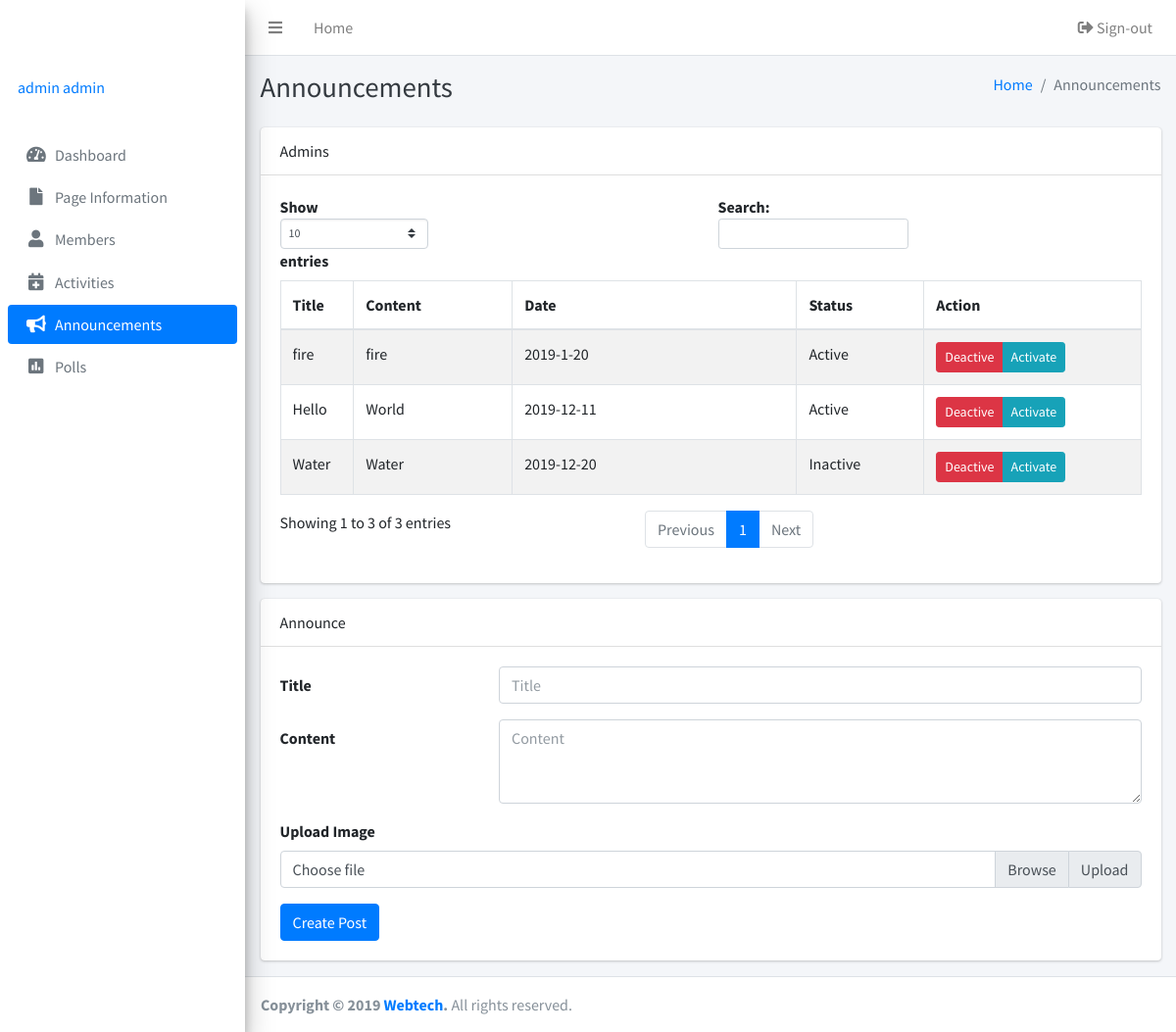
/admins/announcements.php (signed in), run on an earlier commit of the app's database.
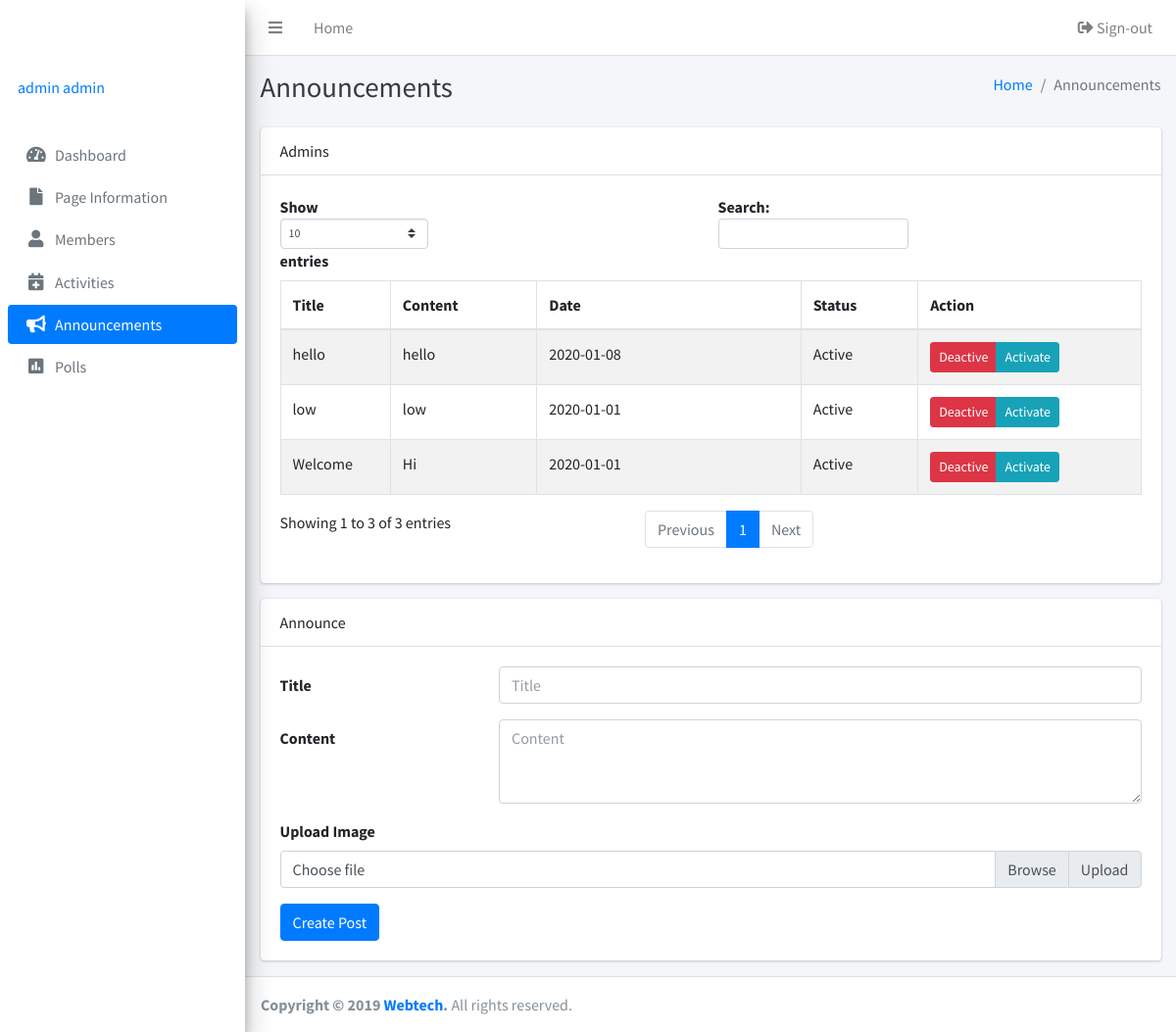
And on a later commit of the database.
### tables this page shows
CREATE TABLE IF NOT EXISTS `post` (
  `id` int(255) NOT NULL AUTO_INCREMENT,
  `title` varchar(255) NOT NULL,
  `content` longtext NOT NULL,
  `date` varchar(255) NOT NULL,
  `status` enum('Active','Inactive') NOT NULL,
  `image` text,
  PRIMARY KEY (`id`)
);

### admins/announcements.php (the view, shortened to what this page needs)
<?php
  include 'inc/header.php';
  include 'inc/db.php';
 ?>
<body class="hold-transition sidebar-mini">
<div class="wrapper">
<?php include 'inc/navbar.php'; ?>
  <div class="content-wrapper">
    <div class="content-header">
      <div class="container-fluid">
        <div class="row mb-2">
          <div class="col-sm-6">
            <h1 class="m-0 text-dark">Announcements</h1>
          </div>
          <div class="col-sm-6">
            <ol class="breadcrumb float-sm-right">
              <li class="breadcrumb-item"><a href="#">Home</a></li>
              <li class="breadcrumb-item active">Announcements</li>
            </ol>
          </div>
        </div>
      </div>
    </div>
    <div class="content">
      <div class="container-fluid">
         <div class="row">
          <div class="col-12">
            <div class="card">
              <div class="card-header">
               Admins
              </div>
              <div class="card-body">
                <table class="table table-bordered table-striped display">
                  <thead>
                  <tr>
                    <th width="50">Title</th>
                    <th width="120">Content</th>
                    <th width="200">Date</th>
                    <th width="100">Status</th>
                    <th width="100">Action</th>
                  </tr>
                  </thead>
                  <tbody>
                  <?php
                  $sql = mysqli_query($db, "SELECT * FROM post");
                  while ($row = mysqli_fetch_array($sql)) {
                        ?>
                  <tr>
                    <td><?php echo $row['title'];?></td>
                    <td><?php echo $row['content'];?></td>
                    <td><?php echo $row['date'];?></td>
                    <td><?php echo $row['status'];?></td>
                    <td>
                       <div class="btn-group btn-group-sm">
                        <a href='announcementinactive.php?id=<?php echo $row['id']; ?>' class="btn btn-danger">Deactive</a>
                        <a href='announcementactive.php?id=<?php echo $row['id']; ?>' class="btn btn-info">Activate</a>
                      </div>
                    </td>
                  </tr>
                  <?php   } ?>
                  </tbody>
                </table>
              </div>
            </div>
          </div>
        </div>
         <div class="row">
          <div class="col-12">
            <div class="card">
              <div class="card-header">
               Announce
              </div>
              <div class="card-body">
               <form class="form-horizontal" action="announcements.php" method="post" enctype="multipart/form-data">
                  <div class="form-group row">
                    <label for="inputEmail3" class="col-sm-3 col-form-label">Title</label>
                    <div class="col-sm-9">
                      <input type="text" class="form-control" placeholder="Title" name="title" required>
                    </div>
                  </div>
                  <div class="form-group row">
                    <label for="inputEmail3" class="col-sm-3 col-form-label">Content</label>
                    <div class="col-sm-9">
                     <textarea class="form-control" rows="3" placeholder="Content" name="content" required></textarea>
                    </div>
                  </div>
                  <div class="form-group">
                    <label for="image">Upload Image</label>
                    <div class="input-group">
                      <div class="custom-file">
                        <label class="custom-file-label" for="image">Choose file</label>
                      </div>
                      <div class="input-group-append">
                        <span class="input-group-text" id="">Upload</span>
                      </div>
                    </div>
                  </div>
                  <button type="submit" class="btn btn-primary" name="submit">Create Post</button>
                  </form>
              </div>
            </div>
          </div>
        </div>
      </div>
    </div>
  </div>
  <?php include 'inc/footer.php'; ?>
</div>
</body>
</html>

What changed in the data, as far as the page shows it:
changed post: title "fire" → "Welcome"; content "fire" → "Hi"; date "2019-1-20" → "2020-01-01"
changed post: title "Water" → "low"; content "Water" → "low"; date "2019-12-20" → "2020-01-01"; status "Inactive" → "Active"
changed post: title "Hello" → "hello"; content "World" → "hello"; date "2019-12-11" → "2020-01-08"
